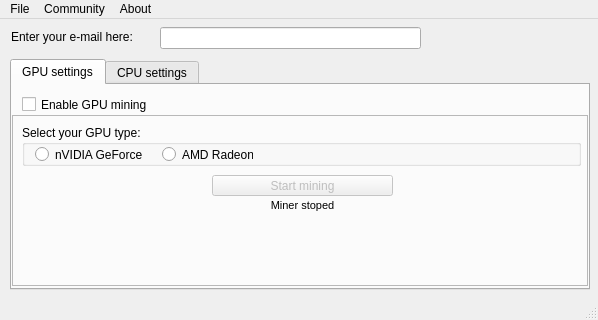
<?xml version="1.0" encoding="UTF-8"?>
<ui version="4.0">
 <author>Till Koch</author>
 <class>MainWindow</class>
 <widget class="QMainWindow" name="MainWindow">
  <property name="geometry">
   <rect>
    <x>0</x>
    <y>0</y>
    <width>598</width>
    <height>320</height>
   </rect>
  </property>
  <property name="windowTitle">
   <string>Easy mining for &quot;Dummies&quot; from Fortune1Coin team (v 2.2)</string>
  </property>
  <widget class="QWidget" name="centralwidget">
   <widget class="QLineEdit" name="lineEditEmail">
    <property name="geometry">
     <rect>
      <x>160</x>
      <y>8</y>
      <width>261</width>
      <height>22</height>
     </rect>
    </property>
    <property name="toolTip">
     <string/>
    </property>
    <property name="statusTip">
     <string/>
    </property>
   </widget>
   <widget class="QLabel" name="label">
    <property name="geometry">
     <rect>
      <x>11</x>
      <y>10</y>
      <width>151</width>
      <height>16</height>
     </rect>
    </property>
    <property name="text">
     <string>Enter your e-mail here:</string>
    </property>
   </widget>
   <widget class="QTabWidget" name="m_tabWidget">
    <property name="geometry">
     <rect>
      <x>10</x>
      <y>40</y>
      <width>580</width>
      <height>231</height>
     </rect>
    </property>
    <property name="currentIndex">
     <number>0</number>
    </property>
    <widget class="QWidget" name="m_tab_GPU">
     <attribute name="title">
      <string>GPU settings</string>
     </attribute>
     <widget class="QCheckBox" name="m_check_GPU_mining">
      <property name="geometry">
       <rect>
        <x>10</x>
        <y>10</y>
        <width>261</width>
        <height>19</height>
       </rect>
      </property>
      <property name="text">
       <string>Enable GPU mining</string>
      </property>
      <property name="tristate">
       <bool>false</bool>
      </property>
     </widget>
     <widget class="QFrame" name="m_frame_GPU_settings">
      <property name="enabled">
       <bool>true</bool>
      </property>
      <property name="geometry">
       <rect>
        <x>0</x>
        <y>30</y>
        <width>576</width>
        <height>171</height>
       </rect>
      </property>
      <property name="frameShape">
       <enum>QFrame::StyledPanel</enum>
      </property>
      <property name="frameShadow">
       <enum>QFrame::Raised</enum>
      </property>
      <widget class="QGroupBox" name="m_groupGPUSelect">
       <property name="enabled">
        <bool>true</bool>
       </property>
       <property name="geometry">
        <rect>
         <x>10</x>
         <y>10</y>
         <width>559</width>
         <height>41</height>
        </rect>
       </property>
       <property name="title">
        <string>Select your GPU type:</string>
       </property>
       <widget class="QRadioButton" name="radioAMD">
        <property name="geometry">
         <rect>
          <x>140</x>
          <y>20</y>
          <width>91</width>
          <height>19</height>
         </rect>
        </property>
        <property name="statusTip">
         <string/>
        </property>
        <property name="text">
         <string>AMD Radeon</string>
        </property>
       </widget>
       <widget class="QRadioButton" name="radioNVIDIA">
        <property name="geometry">
         <rect>
          <x>13</x>
          <y>20</y>
          <width>111</width>
          <height>19</height>
         </rect>
        </property>
        <property name="statusTip">
         <string/>
        </property>
        <property name="text">
         <string>nVIDIA GeForce</string>
        </property>
       </widget>
      </widget>
      <widget class="QPushButton" name="m_startGPUMiningButton">
       <property name="enabled">
        <bool>false</bool>
       </property>
       <property name="geometry">
        <rect>
         <x>200</x>
         <y>60</y>
         <width>181</width>
         <height>21</height>
        </rect>
       </property>
       <property name="sizePolicy">
        <sizepolicy hsizetype="Fixed" vsizetype="Fixed">
         <horstretch>0</horstretch>
         <verstretch>0</verstretch>
        </sizepolicy>
       </property>
       <property name="minimumSize">
        <size>
         <width>100</width>
         <height>0</height>
        </size>
       </property>
       <property name="maximumSize">
        <size>
         <width>190</width>
         <height>16777215</height>
        </size>
       </property>
       <property name="text">
        <string>Start mining</string>
       </property>
       <property name="checkable">
        <bool>true</bool>
       </property>
      </widget>
      <widget class="QLabel" name="m_labelGPUMinerStatus">
       <property name="geometry">
        <rect>
         <x>10</x>
         <y>80</y>
         <width>561</width>
         <height>20</height>
        </rect>
       </property>
       <property name="font">
        <font>
         <pointsize>8</pointsize>
        </font>
       </property>
       <property name="autoFillBackground">
        <bool>false</bool>
       </property>
       <property name="text">
        <string>Miner stoped</string>
       </property>
       <property name="alignment">
        <set>Qt::AlignCenter</set>
       </property>
      </widget>
      <widget class="QLabel" name="m_labelGPUMinerStatistics">
       <property name="geometry">
        <rect>
         <x>10</x>
         <y>110</y>
         <width>561</width>
         <height>51</height>
        </rect>
       </property>
       <property name="font">
        <font>
         <pointsize>8</pointsize>
         <weight>75</weight>
         <bold>true</bold>
        </font>
       </property>
       <property name="autoFillBackground">
        <bool>false</bool>
       </property>
       <property name="styleSheet">
        <string notr="true">color: rgb(59, 59, 59);</string>
       </property>
       <property name="frameShadow">
        <enum>QFrame::Plain</enum>
       </property>
       <property name="text">
        <string>&lt;html&gt;&lt;head/&gt;&lt;body&gt;&lt;p&gt;&lt;br/&gt;&lt;/p&gt;&lt;/body&gt;&lt;/html&gt;</string>
       </property>
       <property name="textFormat">
        <enum>Qt::RichText</enum>
       </property>
       <property name="alignment">
        <set>Qt::AlignLeading|Qt::AlignLeft|Qt::AlignTop</set>
       </property>
      </widget>
     </widget>
    </widget>
    <widget class="QWidget" name="m_tab_CPU">
     <attribute name="title">
      <string>CPU settings</string>
     </attribute>
     <widget class="QCheckBox" name="m_check_CPU_mining">
      <property name="geometry">
       <rect>
        <x>10</x>
        <y>10</y>
        <width>261</width>
        <height>19</height>
       </rect>
      </property>
      <property name="text">
       <string>Enable CPU mining</string>
      </property>
     </widget>
     <widget class="QFrame" name="m_frame_CPU_settings">
      <property name="geometry">
       <rect>
        <x>-1</x>
        <y>29</y>
        <width>581</width>
        <height>241</height>
       </rect>
      </property>
      <property name="frameShape">
       <enum>QFrame::StyledPanel</enum>
      </property>
      <property name="frameShadow">
       <enum>QFrame::Raised</enum>
      </property>
      <widget class="QLabel" name="m_label_cpu_cores_count">
       <property name="geometry">
        <rect>
         <x>110</x>
         <y>10</y>
         <width>460</width>
         <height>31</height>
        </rect>
       </property>
       <property name="sizePolicy">
        <sizepolicy hsizetype="Minimum" vsizetype="Minimum">
         <horstretch>0</horstretch>
         <verstretch>0</verstretch>
        </sizepolicy>
       </property>
       <property name="text">
        <string>In the drop-down list on the left, select the number of cores of your processor that you want to use for mining.</string>
       </property>
       <property name="textFormat">
        <enum>Qt::PlainText</enum>
       </property>
       <property name="alignment">
        <set>Qt::AlignLeading|Qt::AlignLeft|Qt::AlignTop</set>
       </property>
       <property name="wordWrap">
        <bool>true</bool>
       </property>
       <property name="indent">
        <number>0</number>
       </property>
      </widget>
      <widget class="QComboBox" name="m_CPUCoresCombo">
       <property name="geometry">
        <rect>
         <x>10</x>
         <y>10</y>
         <width>91</width>
         <height>22</height>
        </rect>
       </property>
      </widget>
      <widget class="QLabel" name="m_labelCPUMinerStatus">
       <property name="geometry">
        <rect>
         <x>10</x>
         <y>80</y>
         <width>561</width>
         <height>20</height>
        </rect>
       </property>
       <property name="font">
        <font>
         <pointsize>8</pointsize>
        </font>
       </property>
       <property name="autoFillBackground">
        <bool>false</bool>
       </property>
       <property name="text">
        <string>Miner stoped</string>
       </property>
       <property name="alignment">
        <set>Qt::AlignCenter</set>
       </property>
      </widget>
      <widget class="QPushButton" name="m_startCPUMiningButton">
       <property name="enabled">
        <bool>true</bool>
       </property>
       <property name="geometry">
        <rect>
         <x>200</x>
         <y>50</y>
         <width>181</width>
         <height>21</height>
        </rect>
       </property>
       <property name="sizePolicy">
        <sizepolicy hsizetype="Fixed" vsizetype="Fixed">
         <horstretch>0</horstretch>
         <verstretch>0</verstretch>
        </sizepolicy>
       </property>
       <property name="minimumSize">
        <size>
         <width>100</width>
         <height>0</height>
        </size>
       </property>
       <property name="maximumSize">
        <size>
         <width>190</width>
         <height>16777215</height>
        </size>
       </property>
       <property name="text">
        <string>Start mining</string>
       </property>
       <property name="checkable">
        <bool>true</bool>
       </property>
      </widget>
      <widget class="QLabel" name="m_labelCPUMinerStatistics">
       <property name="geometry">
        <rect>
         <x>10</x>
         <y>110</y>
         <width>561</width>
         <height>61</height>
        </rect>
       </property>
       <property name="font">
        <font>
         <pointsize>8</pointsize>
         <weight>75</weight>
         <bold>true</bold>
        </font>
       </property>
       <property name="toolTip">
        <string>The hashrate is reset to 0 every time the miner gets a new job from the pool.</string>
       </property>
       <property name="autoFillBackground">
        <bool>false</bool>
       </property>
       <property name="styleSheet">
        <string notr="true">color: rgb(59, 59, 59);</string>
       </property>
       <property name="text">
        <string>&lt;html&gt;&lt;head/&gt;&lt;body&gt;&lt;p&gt;&lt;br/&gt;&lt;/p&gt;&lt;/body&gt;&lt;/html&gt;</string>
       </property>
       <property name="textFormat">
        <enum>Qt::RichText</enum>
       </property>
       <property name="alignment">
        <set>Qt::AlignLeading|Qt::AlignLeft|Qt::AlignTop</set>
       </property>
      </widget>
     </widget>
    </widget>
   </widget>
  </widget>
  <widget class="QMenuBar" name="menubar">
   <property name="geometry">
    <rect>
     <x>0</x>
     <y>0</y>
     <width>598</width>
     <height>20</height>
    </rect>
   </property>
   <widget class="QMenu" name="menuGold_mining_for_games">
    <property name="title">
     <string>File</string>
    </property>
    <addaction name="m_actionExit"/>
   </widget>
   <widget class="QMenu" name="menuAbout">
    <property name="title">
     <string>About</string>
    </property>
    <addaction name="m_actionAbout_this"/>
    <addaction name="m_actionAbout_Fortune1Coin"/>
   </widget>
   <widget class="QMenu" name="menuGo_to_the_site">
    <property name="title">
     <string>Community</string>
    </property>
    <addaction name="m_actionTelegram"/>
    <addaction name="m_actionFacebook"/>
    <addaction name="m_actionVK"/>
    <addaction name="m_actionTwitter"/>
    <addaction name="m_actionReddit"/>
   </widget>
   <addaction name="menuGold_mining_for_games"/>
   <addaction name="menuGo_to_the_site"/>
   <addaction name="menuAbout"/>
  </widget>
  <widget class="QStatusBar" name="statusbar"/>
  <action name="m_actionExit">
   <property name="text">
    <string>E&amp;xit</string>
   </property>
   <property name="shortcut">
    <string>Ctrl+Q</string>
   </property>
  </action>
  <action name="m_actionTwitter">
   <property name="text">
    <string>T&amp;witter</string>
   </property>
  </action>
  <action name="m_actionTelegram">
   <property name="text">
    <string>&amp;Telegram</string>
   </property>
  </action>
  <action name="m_actionVK">
   <property name="text">
    <string>&amp;VK</string>
   </property>
  </action>
  <action name="m_actionAbout_this">
   <property name="text">
    <string>About GOLD Mining</string>
   </property>
  </action>
  <action name="m_actionAbout_Fortune1Coin">
   <property name="text">
    <string>About Fortune1Coin</string>
   </property>
  </action>
  <action name="m_actionReddit">
   <property name="text">
    <string>&amp;Reddit</string>
   </property>
  </action>
  <action name="m_actionFacebook">
   <property name="text">
    <string>&amp;Facebook</string>
   </property>
  </action>
 </widget>
 <resources/>
 <connections/>
 <designerdata>
  <property name="gridDeltaX">
   <number>10</number>
  </property>
  <property name="gridDeltaY">
   <number>10</number>
  </property>
  <property name="gridSnapX">
   <bool>true</bool>
  </property>
  <property name="gridSnapY">
   <bool>true</bool>
  </property>
  <property name="gridVisible">
   <bool>true</bool>
  </property>
 </designerdata>
</ui>
